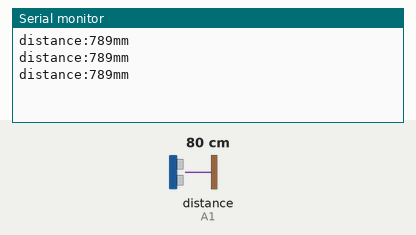
This sketch was run on a simulated Arduino Uno, built with avr-gcc and run on an emulated ATmega328P. Parts: the last lines printed to the serial monitor. Wiring (inferred from the names in the program): ultrasonic range finder: trigger A0; echo A1. Inputs (shaded band) come from the test bench; at power-on: distance to the obstacle (sensor on A1) 80 cm. The echo pulse lasts 58.3 µs per cm.

Above: at 1.3 s.
1.4 s: distance to the obstacle (sensor on A1) set to 2 cm
At 1.9 s:
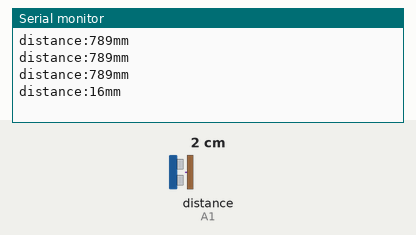
2.9 s: distance to the obstacle (sensor on A1) set to 4 cm
At 3.4 s:
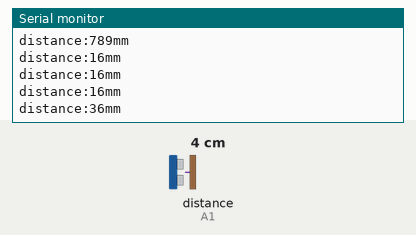
Timing chart, 0 to 5.9 s (numbered marks = the images above; inputs shaded):
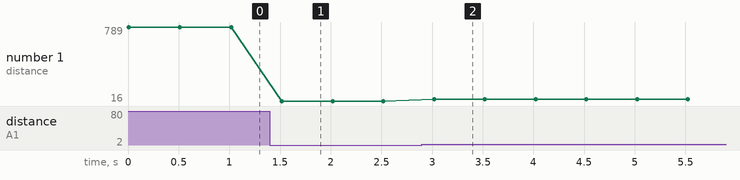

Measured:
- after the input at 1.4 s, the serial monitor: prints a new line after 0.12 s (image 1)
- after the input at 2.9 s, the serial monitor: prints a new line after 0.12 s (image 2)
- plotted number 1: 789 → 16 after the input at 1.4 s, 16 → 36 after the input at 2.9 s

The sketch:

01_ultrasonic_sensor.ino
```cpp
int trigPin = A0;
int echoPin = A1;

void setup() {
  Serial.begin(9600);
  pinMode(echoPin, INPUT);
  pinMode(trigPin, OUTPUT);
}

void loop() {
  long duration, distance;
  digitalWrite(trigPin, HIGH);
  delayMicroseconds(10);
  digitalWrite(trigPin, LOW);
  duration = pulseIn(echoPin, HIGH);
  distance = ((float)(340 * duration) / 1000) / 2;
  Serial.print("distance:");
  Serial.print(distance);
  Serial.println("mm");
  delay(500);
}
```
